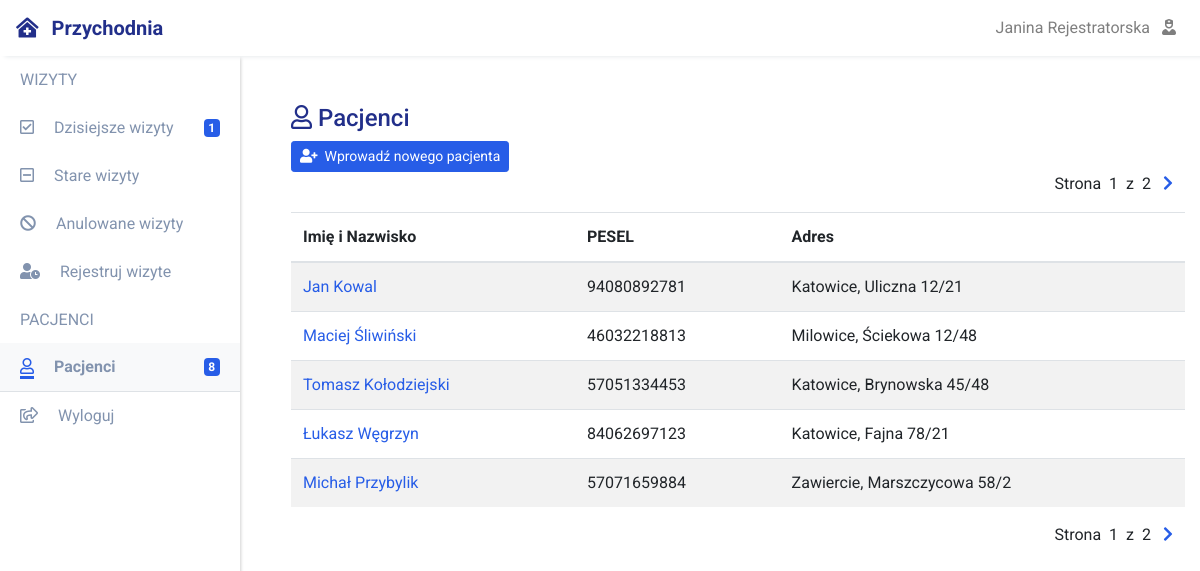
Screenshot of /przychodnia/pacjenci/ (signed in) with the database file from the repository.
### przychodnia_app/models.py (models this page shows)
class Rejestratorka(CommonProfileModel):
    user = models.OneToOneField(User, on_delete=models.PROTECT)
    role = models.CharField(max_length=16, default="REJESTRATORKA", editable=False)
    class Meta:
        verbose_name_plural = "Rejestratorki"

### przychodnia_pacjent/models.py (models this page shows, shortened)
class Pacjent(CommonProfileModel):
    adres = models.ForeignKey(Adres, on_delete=models.PROTECT)
    pesel = models.CharField("PESEL", max_length=11, unique=True)
    class Meta:
        verbose_name_plural = "Pacjenci"

class Adres(models.Model):
    miejscowosc = models.CharField("Miejscowość", max_length=32)
    ulica = models.CharField("Ulica", max_length=32)
    nr_domu = models.CharField("Numer domu", max_length=16)
    nr_lokalu = models.CharField("Numer Lokalu", max_length=16)
    def __str__(self):
        return "%s, %s %s/%s" % (self.miejscowosc, self.ulica, self.nr_domu, self.nr_lokalu)
    class Meta:
        verbose_name_plural = "Adresy Zamieszkania"

### przychodnia_app/views/views_przychodnia.py (the view)
@method_decorator(login_required(login_url='/login'), name='dispatch')
@method_decorator(uprawnienia_wspolne_lekarz_rejestratorka, name='dispatch')
class PrzychodniaPacjentLista(ListView):
    template_name = "przychodnia_app/pacjent-lista.html"
    model = Pacjent
    context_object_name = 'pacjenci'
    paginate_by = 5
    def get_context_data(self, **kwargs):
        context = super().get_context_data(**kwargs)
        return context

### common/models.py (called while the page is built)
    def __str__(self):
        return "%s %s" % (self.imie, self.nazwisko)

### przychodnia_wizyta/models.py (called while the page is built)
    def get_old(self):
        return self.filter(
            Q(status='REJ') & Q(dt_rej__lte=timezone.now() - timedelta(hours=12)))

    def get_new(self):
        return self.filter(
            Q(status='REJ') & Q(dt_rej__gte=timezone.now() - timedelta(hours=12)))

    def get_queryset(self):
        return WizytaQuerySet(self.model, using=self._db)

    def get_old(self):
        return self.get_queryset().get_old()

    def get_new(self):
        return self.get_queryset().get_new()

### przychodnia_app/templates/przychodnia_app/pacjent-lista.html (shortened to what this page needs)
{% extends 'przychodnia_app/extend/base_przychodnia.html' %}
{% block content %}
<h4><i class="far fa-user"></i>&nbsp;Pacjenci</h4>
<a class="btn btn-primary btn-sm" href="{% url 'przychodnia_app:rejestratorka-dodaj-pacjenta' %}"><i class="fas fa-user-plus"></i>
  &nbsp;Wprowadź nowego pacjenta
</a>
{% include 'przychodnia_app/include/pagination.html' %}
<table class="table table-striped">
  <thead>
    <tr>
      <th scope="col">Imię i Nazwisko</th>
      <th scope="col">PESEL</th>
      <th scope="col">Adres</th>
    </tr>
  </thead>
  <tbody>
    {% for pacjent in pacjenci %}
    <tr>
      <td>
        <a href="{% url 'przychodnia_app:przychodnia-pacjent-detail' pk=pacjent.pk %}">
          {{pacjent.imie}} {{pacjent.nazwisko}}
        </a>
      </td>
      <td>{{pacjent.pesel}}</td>
      <td>{{pacjent.adres}}</td>
    </tr>
    {% empty %}
    <tr>
      <td colspan="3" class="text-center">
        -Brak-
      </td>
    </tr>
    {% endfor %}
  </tbody>
</table>
{% include 'przychodnia_app/include/pagination.html' %}
{% endblock %}

### common/templates/common/extend/base.html (shortened to what this page needs)
{% load staticfiles %}
<!DOCTYPE html>
<html lang="en" dir="ltr">
  <head>
    <link rel="stylesheet" href="{% static 'css/select2.min.css' %}">
    <link rel="stylesheet" href="{% static 'css/app.css' %}">
    <link rel="stylesheet" href="{% static 'css/shame.css' %}">
    <link rel="stylesheet" href="{% static 'css/datepicker.min.css' %}">
  <body>
  <nav class="fixed-top navbar navbar-expand-lg navbar-light" id="header_nav">
    <a class="navbar-brand">
      <span>
        {% if user.role == "LAB" or user.role == "KLAB" %}
          <i class="fas fa-microscope"></i>
          <span class="pl-2">Laboratorium</span>
        {% else %}
          <i class="fas fa-clinic-medical"></i>
          <span class="pl-2">Przychodnia</span>
        {% endif %}
      </span>
    </a>
    <div class="collapse navbar-collapse show" id="header_nav_collapse">
      <ul class="navbar-nav ml-auto">
        {% if user.role == "REJ" %}
        <li class="nav-item popover-profile-rejestratorka">
        {% elif user.role == "LEK" %}
        <li class="nav-item popover-profile-lekarz">
        {% else %}
        <li class="nav-item popover-profile">
        {% endif %}
          <a class="nav-link" href="#">
            <span class="pr-2">{{profile}}</span>
            {% if user.role == "REJ" %}
              <i class="fas fa-user-nurse" title="Rejestratorka"></i>
            {% elif user.role == "LEK" %}
              <i class="fas fa-stethoscope" title="Lekarz"></i>
            {% elif user.role == "LAB" %}
              <i class="fas fa-vial" title="Laborant"></i>
            {% elif user.role == "KLAB" %}
              <i class="fas fa-microscope" title="Kierownik Laboratorium"></i>
            {% endif %}
          </a>
        </li>
      </ul>
    </div>
  </nav>
  <div id="sidebar">
    {% block left_panel %}{% endblock %}
    <div class="main-content pt-5">
      <div class="container">
          {% block child_content %}{% endblock %}
      </div>
    </div>
</body>
</body>
</html>

### rows the page displays
Rejestratorka: imie+nazwisko "Janina Rejestratorska"
Pacjent: imie "Jan", nazwisko "Kowal", pesel "94080892781", adres "Katowice, Uliczna 12/21"
Pacjent: imie "Maciej", nazwisko "Śliwiński", pesel "46032218813", adres "Milowice, Ściekowa 12/48"
Pacjent: imie "Tomasz", nazwisko "Kołodziejski", pesel "57051334453", adres "Katowice, Brynowska 45/48"
Pacjent: imie "Łukasz", nazwisko "Węgrzyn", pesel "84062697123", adres "Katowice, Fajna 78/21"
Pacjent: imie "Michał", nazwisko "Przybylik", pesel "57071659884", adres "Zawiercie, Marszczycowa 58/2"

### other values shown
{{ nowe_wizyty_count }} "1"
{{ pacjenci_count }} "8"
{{ page_obj.number }} "1 1"
{{ paginator.num_pages }} "2 2"
